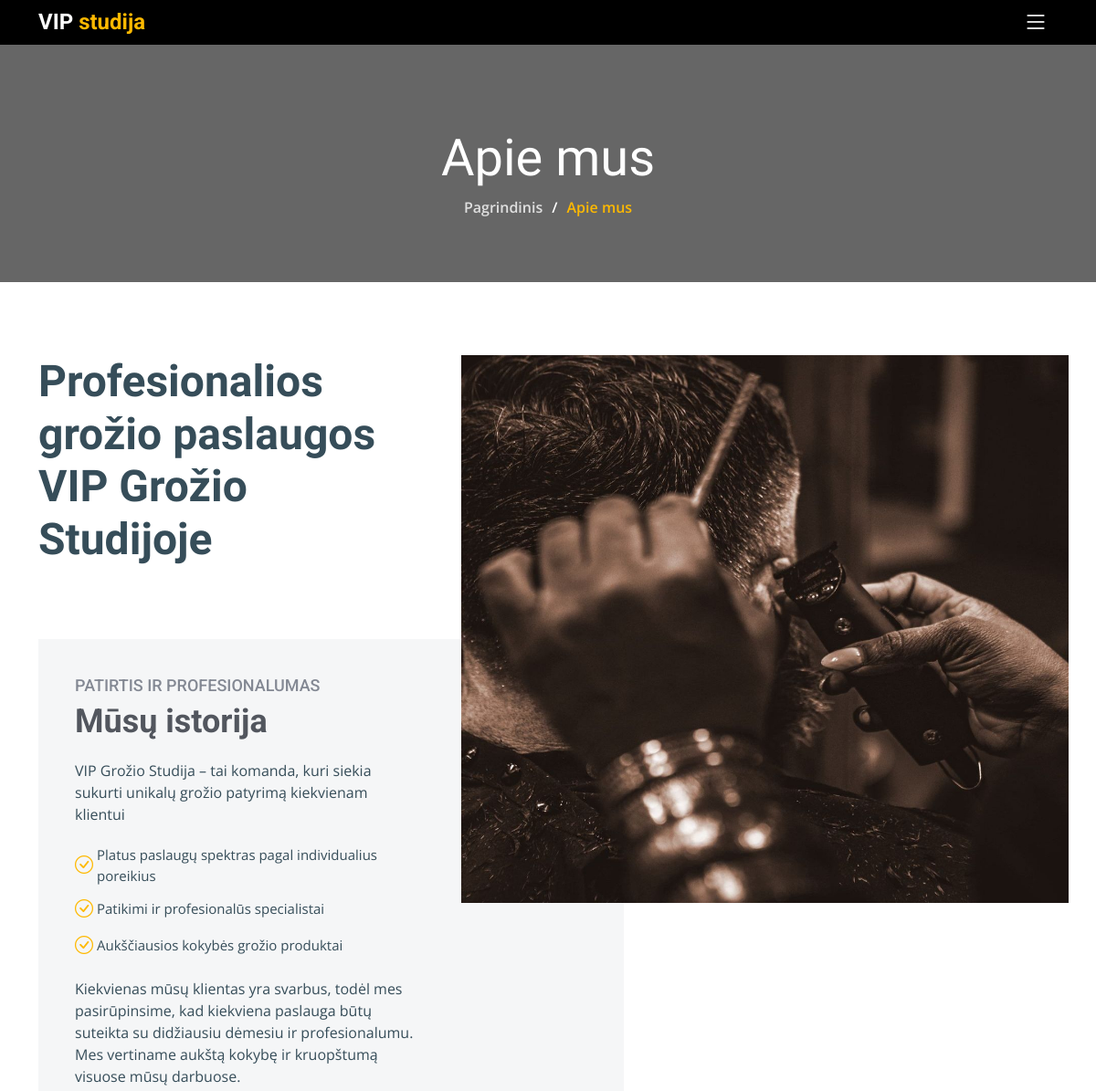
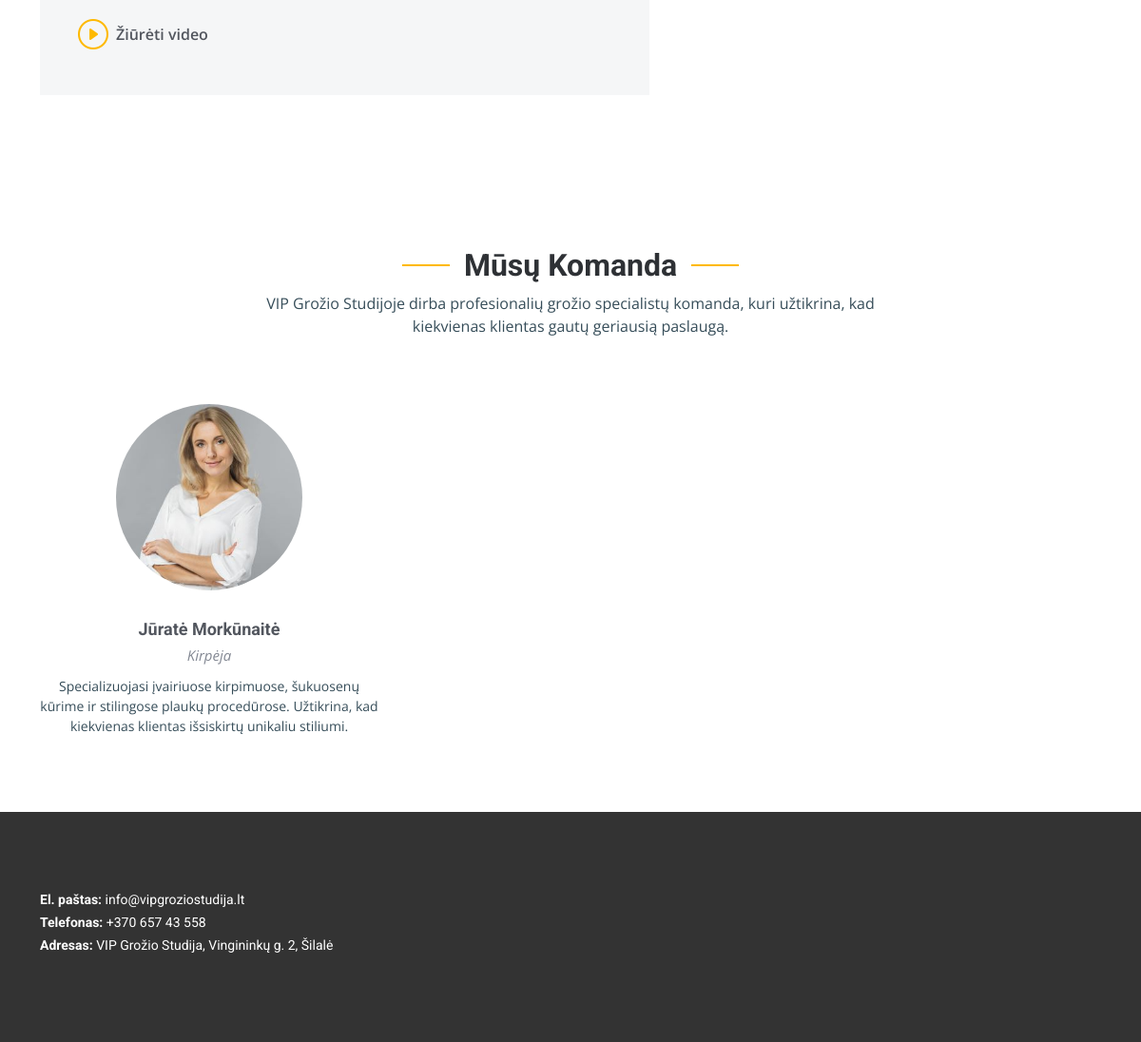
The app's page /apie.php with its own data (2 pictures, top to bottom).
### tables this page shows
CREATE TABLE `site_settings` (
  `id` int(11) NOT NULL,
  `site_title` varchar(255) NOT NULL,
  `logo` varchar(255) DEFAULT NULL,
  `logo_text` varchar(255) DEFAULT NULL,
  `span_text` varchar(50) DEFAULT NULL,
  `footer_text` text DEFAULT NULL,
  `updated_at` timestamp NOT NULL DEFAULT current_timestamp() ON UPDATE current_timestamp()
);

CREATE TABLE `about_section` (
  `id` int(11) NOT NULL,
  `background_image` varchar(255) DEFAULT NULL,
  `main_title` varchar(255) DEFAULT NULL,
  `story_heading` varchar(255) DEFAULT NULL,
  `story_subtitle` varchar(255) DEFAULT NULL,
  `description` text DEFAULT NULL,
  `additional_paragraph` text DEFAULT NULL,
  `video_link` varchar(255) DEFAULT NULL,
  `updated_at` timestamp NOT NULL DEFAULT current_timestamp() ON UPDATE current_timestamp()
);

CREATE TABLE `team_section` (
  `id` int(11) NOT NULL,
  `section_title` varchar(255) DEFAULT 'Mūsų Komanda',
  `section_description` text DEFAULT 'VIP Grožio Studijoje dirba profesionalių grožio specialistų komanda, kuri užtikrina, kad kiekvienas klientas gautų geriausią paslaugą.',
  `updated_at` timestamp NOT NULL DEFAULT current_timestamp() ON UPDATE current_timestamp()
);

CREATE TABLE `team_members` (
  `id` int(11) NOT NULL,
  `name` varchar(255) NOT NULL,
  `role` varchar(255) DEFAULT NULL,
  `description` text DEFAULT NULL,
  `image` varchar(255) DEFAULT NULL,
  `facebook` varchar(255) DEFAULT NULL,
  `instagram` varchar(255) DEFAULT NULL,
  `created_at` timestamp NOT NULL DEFAULT current_timestamp()
);

CREATE TABLE `contact_info` (
  `id` int(11) NOT NULL,
  `address` varchar(255) NOT NULL,
  `email` varchar(255) NOT NULL,
  `phone` varchar(50) NOT NULL,
  `google_map_embed` text DEFAULT NULL
);

### apie.php (the view, shortened to what this page needs)
<?php  include('structure/head.php') ?>
<?php  include('structure/header.php') ?>
<main id="main">
  <div class="breadcrumbs d-flex align-items-center">
    <div class="container position-relative d-flex flex-column align-items-center" data-aos="fade">
      <h2>Apie mus</h2>
      <ol>
        <li><a href="index.php">Pagrindinis</a></li>
        <li>Apie mus</li>
      </ol>
    </div>
  </div>
  <?php
  $aboutQuery = mysqli_query($con, "SELECT * FROM about_section LIMIT 1");
  $aboutData = mysqli_fetch_assoc($aboutQuery);
  $background_image = $aboutData ? $aboutData['background_image'] : ' ';
  $main_title       = $aboutData ? $aboutData['main_title'] : ' ';
  $story_heading    = $aboutData ? $aboutData['story_heading'] : ' ';
  $story_subtitle   = $aboutData ? $aboutData['story_subtitle'] : ' ';
  $description      = $aboutData ? $aboutData['description'] : ' ';
  $additional_paragraph = $aboutData ? $aboutData['additional_paragraph'] : ' ';
  $video_link       = $aboutData ? $aboutData['video_link'] : ' ';
  $listQuery = mysqli_query($con, "SELECT list_item FROM about_list_items WHERE about_section_id = " . ($aboutData ? $aboutData['id'] : 0));
  $listItems = [];
  while ($row = mysqli_fetch_assoc($listQuery)) {
      $listItems[] = $row['list_item'];
  }
  ?>
  <section id="about" class="about">
    <div class="container" data-aos="fade-up">
      <div class="row position-relative">
        <div class="col-lg-7 about-img" style="background-image: url(<?= 'uploads/'.htmlspecialchars($background_image); ?>);"></div>
        <div class="col-lg-7">
          <h2><?= htmlspecialchars($main_title); ?></h2>
          <div class="our-story">
            <h4><?= htmlspecialchars($story_heading); ?></h4>
            <h3><?= htmlspecialchars($story_subtitle); ?></h3>
            <p><?= htmlspecialchars($description); ?></p>
            <?php if (!empty($listItems)): ?>
            <ul>
              <?php foreach($listItems as $item): ?>
                <li><i class="bi bi-check-circle"></i> <span><?= htmlspecialchars($item); ?></span></li>
              <?php endforeach; ?>
            </ul>
            <?php endif; ?>
            <p><?= htmlspecialchars($additional_paragraph); ?></p>
            <?php if (!empty($video_link)): ?>
              <div class="watch-video d-flex align-items-center position-relative">
                <i class="bi bi-play-circle"></i>
                <?php
                  $embedVideo = $video_link;
                  if (strpos($video_link, 'youtube.com') !== false) {
                      parse_str(parse_url($video_link, PHP_URL_QUERY), $queryVars);
                      if (isset($queryVars['v'])) {
                          $embedVideo = "https://www.youtube.com/embed/" . $queryVars['v'];
                      }
                  } elseif (strpos($video_link, 'drive.google.com') !== false) {
                      if (preg_match('/\/d\/([a-zA-Z0-9_-]+)/', $video_link, $matches)) {
                          $embedVideo = "https://drive.google.com/file/d/" . $matches[1] . "/preview";
                      }
                  }
                ?>
                <a href="<?= htmlspecialchars($embedVideo); ?>" class="glightbox stretched-link">Žiūrėti video</a>
              </div>
            <?php endif; ?>
          </div>
        </div>
      </div>
    </div>
  </section>
  <?php
  $sectionQuery = mysqli_query($con, "SELECT * FROM team_section LIMIT 1");
  $sectionData = mysqli_fetch_assoc($sectionQuery);
  $sectionTitle = $sectionData ? $sectionData['section_title'] : 'Mūsų Komanda';
  $sectionDescription = $sectionData ? $sectionData['section_description'] : ' ';
  $memberQuery = "SELECT * FROM team_members ORDER BY created_at DESC";
  $memberResult = mysqli_query($con, $memberQuery);
  $teamMembers = mysqli_fetch_all($memberResult, MYSQLI_ASSOC);
  ?>
  <section id="team" class="team">
    <div class="container" data-aos="fade-up">
      <div class="section-header">
        <h2><?= htmlspecialchars($sectionTitle); ?></h2>
        <p><?= htmlspecialchars($sectionDescription); ?></p>
      </div>
      <div class="row gy-5">
        <?php foreach ($teamMembers as $member): ?>
        <div class="col-lg-4 col-md-6 member" data-aos="fade-up" data-aos-delay="100">
          <div class="member-img">
            <?php if (!empty($member['image'])): ?>
              <img src="uploads/<?= htmlspecialchars($member['image']); ?>" class="img-fluid" alt="<?= htmlspecialchars($member['name']); ?>">
            <?php else: ?>
              <img src="assets/img/team/default.jpg" class="img-fluid" alt="<?= htmlspecialchars($member['name']); ?>">
            <?php endif; ?>
          </div>
          <div class="member-info text-center">
            <h4><?= htmlspecialchars($member['name']); ?></h4>
            <span><?= htmlspecialchars($member['role']); ?></span>
            <p><?= htmlspecialchars($member['description']); ?></p>
          </div>
        </div>
        <?php endforeach; ?>
      </div>
    </div>
  </section>
</main>
<?php  include('structure/footer.php') ?>

### structure/header.php (shortened to what this page needs)
<?php
$result = mysqli_query($con, "SELECT * FROM site_settings LIMIT 1");
$site_settings = mysqli_fetch_assoc($result);
?>
<header id="header" class="header d-flex align-items-center">
  <div class="container-fluid container-xl d-flex align-items-center justify-content-between">
    <a href="index.php" class="logo d-flex align-items-center">
        <?php if (!empty($site_settings['logo']) && file_exists("uploads/" . $site_settings['logo'])): ?>
            <img src="uploads/<?= htmlspecialchars($site_settings['logo']) ?>" alt="Logo">
        <?php else: ?>
            <h1>
                <?= htmlspecialchars($site_settings['logo_text']) ?>
                <?php if (!empty($site_settings['span_text'])): ?>
                    <span><?= htmlspecialchars($site_settings['span_text']) ?></span>
                <?php endif; ?>
            </h1>
        <?php endif; ?>
    </a>
    <i class="mobile-nav-toggle mobile-nav-show bi bi-list"></i>
  </div>
</header>

### structure/footer.php (shortened to what this page needs)
<?php
$contactQuery = mysqli_query($con, "SELECT * FROM contact_info LIMIT 1");
$contact = mysqli_fetch_assoc($contactQuery);
?>
<footer id="footer" class="footer" >
    <div class="footer-content position-relative">
        <div class="container">
            <div class="row">
                <div class="col-lg-4 col-md-6">
                    <div class="footer-info">
                        <p>
                            <strong>El. paštas:</strong> <?= htmlspecialchars($contact['email']); ?><br>
                            <strong>Telefonas:</strong> <?= htmlspecialchars($contact['phone']); ?><br>
                            <strong>Adresas:</strong> <?= htmlspecialchars($contact['address']); ?><br>
                        </p>
                    </div>
                </div>
            </div>
        </div>
    </div>
</footer>
</body>
</html>

### records on screen
site_settings: logo_text "VIP", span_text "studija"
about_section: background_image (picture), main_title "Profesionalios grožio paslaugos VIP Grožio Studijoje", story_heading "PATIRTIS IR PROFESIONALUMAS", story_subtitle "Mūsų istorija", description "VIP Grožio Studija – tai komanda, kuri siekia sukurti unikalų grožio patyrimą kiekvienam klientui", additional_paragraph "Kiekvienas mūsų klientas yra svarbus, todėl mes pasirūpinsime, kad kiekviena paslauga būtų suteikta su didžiausiu dėmesiu ir profesionalumu. Mes vertiname aukštą kokybę ir kruopštumą visuose mūsų darbuose."
team_section: section_title "Mūsų Komanda", section_description "VIP Grožio Studijoje dirba profesionalių grožio specialistų komanda, kuri užtikrina, kad kiekvienas klientas gautų geriausią paslaugą."
team_members: image (picture), name "Jūratė Morkūnaitė", role "Kirpėja", description "Specializuojasi įvairiuose kirpimuose, šukuosenų kūrime ir stilingose plaukų procedūrose. Užtikrina, kad kiekvienas klientas išsiskirtų unikaliu stiliumi."
contact_info: email "info@vipgroziostudija.lt", phone "+370 657 43 558", address "VIP Grožio Studija, Vingininkų g. 2, Šilalė"

### other values on screen
$item "Platus paslaugų spektras pagal individualius poreikius"
$item "Patikimi ir profesionalūs specialistai"
$item "Aukščiausios kokybės grožio produktai"
